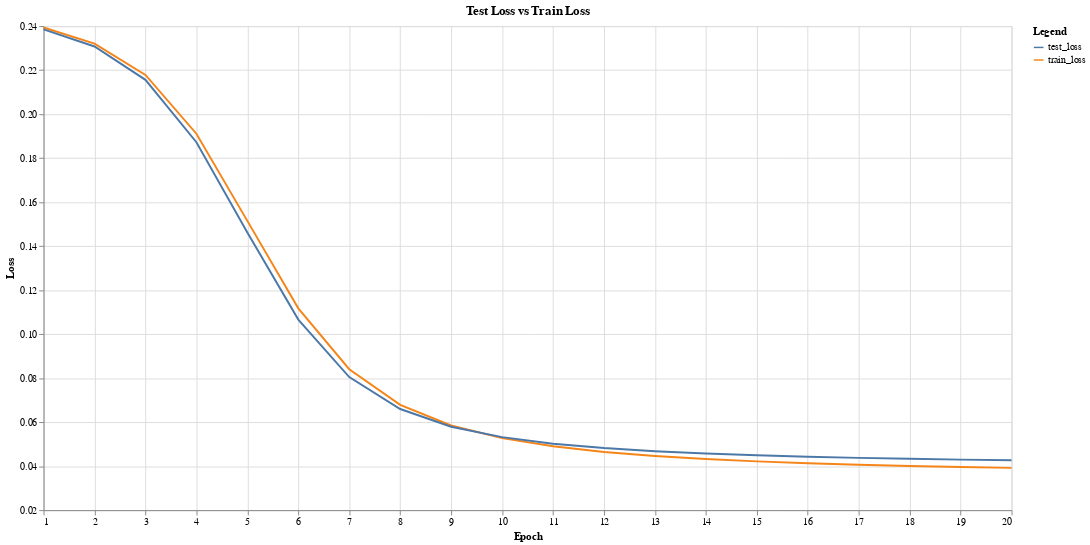

Notebook code cell kept with this figure:
### Markdown cell above
Here, we plot loss over each epoch for both the test loss and training loss.

### Code cell
alt.Chart(scores).mark_line().encode(
    x= alt.X("Epoch", scale = alt.Scale(nice=False, domain = (1,20))),
    y=alt.Y('value:Q', title="Loss", scale = alt.Scale(zero=False)),
    color=alt.Color("key:N",title="Legend")
).transform_fold(
    fold=["train_loss", "test_loss"]
).properties(
    title="Test Loss vs Train Loss",
    width = 1000,
    height = 500
)

### Figure 1 — Vega-Lite specification as saved in the notebook (floating-point values rounded to 4 significant figures)
{"config": {"view": {"continuousWidth": 400, "continuousHeight": 300}}, "data": {"name": "data-c2238d5d0b5a11c476a15491db6153e9"}, "mark": "line", "encoding": {"color": {"type": "nominal", "field": "key", "title": "Legend"}, "x": {"type": "quantitative", "field": "Epoch", "scale": {"domain": [1, 20], "nice": false}}, "y": {"type": "quantitative", "field": "value", "scale": {"zero": false}, "title": "Loss"}}, "height": 500, "title": "Test Loss vs Train Loss", "transform": [{"fold": ["train_loss", "test_loss"]}], "width": 1000, "$schema": "https://vega.github.io/schema/vega-lite/v4.8.1.json", "datasets": {"data-c2238d5d0b5a11c476a15491db6153e9": [{"Epoch": 1, "train_loss": 0.2394, "test_loss": 0.2385}, {"Epoch": 2, "train_loss": 0.232, "test_loss": 0.2307}, {"Epoch": 3, "train_loss": 0.2178, "test_loss": 0.2156}, {"Epoch": 4, "train_loss": 0.1911, "test_loss": 0.1872}, {"Epoch": 5, "train_loss": 0.1515, "test_loss": 0.1462}, {"Epoch": 6, "train_loss": 0.1117, "test_loss": 0.1066}, {"Epoch": 7, "train_loss": 0.08406, "test_loss": 0.08047}, {"Epoch": 8, "train_loss": 0.06787, "test_loss": 0.06596}, {"Epoch": 9, "train_loss": 0.05848, "test_loss": 0.05793}, {"Epoch": 10, "train_loss": 0.05274, "test_loss": 0.0532}, {"Epoch": 11, "train_loss": 0.04901, "test_loss": 0.05022}, {"Epoch": 12, "train_loss": 0.04646, "test_loss": 0.04821}, {"Epoch": 13, "train_loss": 0.04461, "test_loss": 0.04678}, {"Epoch": 14, "train_loss": 0.04324, "test_loss": 0.04573}, {"Epoch": 15, "train_loss": 0.04218, "test_loss": 0.04492}, {"Epoch": 16, "train_loss": 0.04134, "test_loss": 0.04428}, {"Epoch": 17, "train_loss": 0.04065, "test_loss": 0.04376}, {"Epoch": 18, "train_loss": 0.04009, "test_loss": 0.04333}, {"Epoch": 19, "train_loss": 0.03962, "test_loss": 0.04297}, {"Epoch": 20, "train_loss": 0.03922, "test_loss": 0.04266}]}}
